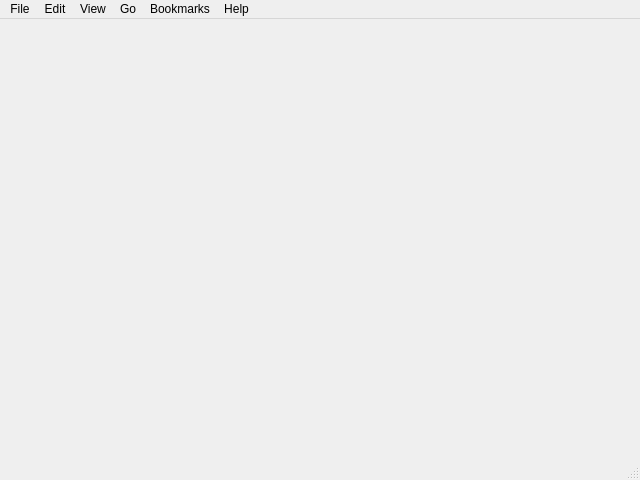
<?xml version="1.0" encoding="UTF-8"?>
<ui version="4.0">
 <class>NautilusQMainWindow</class>
 <widget class="QMainWindow" name="NautilusQMainWindow">
  <property name="geometry">
   <rect>
    <x>0</x>
    <y>0</y>
    <width>640</width>
    <height>480</height>
   </rect>
  </property>
  <property name="windowTitle">
   <string>MainWindow</string>
  </property>
  <widget class="QWidget" name="centralwidget"/>
  <widget class="QMenuBar" name="menubar">
   <property name="geometry">
    <rect>
     <x>0</x>
     <y>0</y>
     <width>640</width>
     <height>19</height>
    </rect>
   </property>
   <widget class="QMenu" name="menuNew_Tab">
    <property name="title">
     <string>File</string>
    </property>
    <addaction name="actionNew_Tab"/>
    <addaction name="actionNew_Window"/>
    <addaction name="actionCreate_New_Folder"/>
    <addaction name="actionCreate_New_Document"/>
    <addaction name="separator"/>
    <addaction name="actionConnect_to_Server"/>
    <addaction name="separator"/>
    <addaction name="actionProperties"/>
    <addaction name="separator"/>
    <addaction name="actionClose_All_Windows"/>
    <addaction name="actionClose"/>
   </widget>
   <widget class="QMenu" name="menuEdit">
    <property name="title">
     <string>Edit</string>
    </property>
    <addaction name="actionUndo"/>
    <addaction name="actionRedo"/>
    <addaction name="separator"/>
    <addaction name="actionCut"/>
    <addaction name="actionCopy"/>
    <addaction name="actionPaste"/>
    <addaction name="separator"/>
    <addaction name="actionSelect_All"/>
    <addaction name="actionSelect_Items_Matching"/>
    <addaction name="actionInvert_Selection"/>
    <addaction name="separator"/>
    <addaction name="actionDuplicate"/>
    <addaction name="actionMake_Links"/>
    <addaction name="actionRename"/>
    <addaction name="actionCopy_to"/>
    <addaction name="separator"/>
    <addaction name="actionMove_to_Trash"/>
    <addaction name="separator"/>
    <addaction name="actionPreferences"/>
   </widget>
   <widget class="QMenu" name="menuView">
    <property name="title">
     <string>View</string>
    </property>
    <addaction name="actionStop"/>
    <addaction name="actionReload"/>
    <addaction name="separator"/>
    <addaction name="actionSidebar"/>
    <addaction name="actionMain_Toolbar"/>
    <addaction name="actionStatusbar"/>
    <addaction name="actionExtra_Pane"/>
    <addaction name="separator"/>
    <addaction name="actionReset_View_to_Defaults"/>
    <addaction name="actionShow_Hidden_Files"/>
    <addaction name="separator"/>
    <addaction name="actionArrange_Items"/>
    <addaction name="actionOrganize_by_Name"/>
    <addaction name="separator"/>
    <addaction name="actionZoom_In"/>
    <addaction name="actionZoom_Out"/>
    <addaction name="actionNormal_Size"/>
    <addaction name="separator"/>
    <addaction name="actionIcons"/>
    <addaction name="actionList"/>
    <addaction name="actionCompact"/>
   </widget>
   <widget class="QMenu" name="menuGo">
    <property name="title">
     <string>Go</string>
    </property>
    <addaction name="actionOpen_Parent"/>
    <addaction name="actionBack"/>
    <addaction name="actionForward"/>
    <addaction name="actionSame_Location_as_Other_Pane"/>
    <addaction name="separator"/>
    <addaction name="actionHome"/>
    <addaction name="actionComputer"/>
    <addaction name="actionTemplates"/>
    <addaction name="actionTrash"/>
    <addaction name="actionNetwork"/>
    <addaction name="actionLocation"/>
    <addaction name="actionSearch_for_Files"/>
   </widget>
   <widget class="QMenu" name="menuBookmarks">
    <property name="title">
     <string>Bookmarks</string>
    </property>
    <addaction name="actionAdd_Bookmark"/>
    <addaction name="actionEdit_Bookmarks"/>
    <addaction name="separator"/>
   </widget>
   <widget class="QMenu" name="menuHelp">
    <property name="title">
     <string>Help</string>
    </property>
    <addaction name="actionAll_Topics"/>
    <addaction name="actionSearch_for_Files_2"/>
    <addaction name="actionSort_files_and_folders"/>
    <addaction name="actionFind_a_lost_file"/>
    <addaction name="actionShare_and_transfer_files"/>
    <addaction name="separator"/>
    <addaction name="actionAbout"/>
   </widget>
   <addaction name="menuNew_Tab"/>
   <addaction name="menuEdit"/>
   <addaction name="menuView"/>
   <addaction name="menuGo"/>
   <addaction name="menuBookmarks"/>
   <addaction name="menuHelp"/>
  </widget>
  <widget class="QStatusBar" name="statusbar"/>
  <action name="actionNew_Tab">
   <property name="text">
    <string>New Tab</string>
   </property>
  </action>
  <action name="actionNew_Window">
   <property name="text">
    <string>New Window</string>
   </property>
  </action>
  <action name="actionCreate_New_Folder">
   <property name="text">
    <string>Create New Folder</string>
   </property>
  </action>
  <action name="actionCreate_New_Document">
   <property name="text">
    <string>Create New Document</string>
   </property>
  </action>
  <action name="actionConnect_to_Server">
   <property name="text">
    <string>Connect to Server...</string>
   </property>
  </action>
  <action name="actionProperties">
   <property name="text">
    <string>Properties</string>
   </property>
  </action>
  <action name="actionClose_All_Windows">
   <property name="text">
    <string>Close All Windows</string>
   </property>
  </action>
  <action name="actionClose">
   <property name="text">
    <string>Close</string>
   </property>
  </action>
  <action name="actionUndo">
   <property name="text">
    <string>Undo</string>
   </property>
  </action>
  <action name="actionRedo">
   <property name="text">
    <string>Redo</string>
   </property>
  </action>
  <action name="actionCut">
   <property name="text">
    <string>Cut</string>
   </property>
  </action>
  <action name="actionCopy">
   <property name="text">
    <string>Copy</string>
   </property>
  </action>
  <action name="actionPaste">
   <property name="text">
    <string>Paste</string>
   </property>
  </action>
  <action name="actionSelect_All">
   <property name="text">
    <string>Select All</string>
   </property>
  </action>
  <action name="actionSelect_Items_Matching">
   <property name="text">
    <string>Select Items Matching...</string>
   </property>
  </action>
  <action name="actionInvert_Selection">
   <property name="text">
    <string>Invert Selection</string>
   </property>
  </action>
  <action name="actionDuplicate">
   <property name="text">
    <string>Duplicate</string>
   </property>
  </action>
  <action name="actionMake_Links">
   <property name="text">
    <string>Make Links</string>
   </property>
  </action>
  <action name="actionRename">
   <property name="text">
    <string>Rename...</string>
   </property>
  </action>
  <action name="actionCopy_to">
   <property name="text">
    <string>Copy to</string>
   </property>
  </action>
  <action name="actionMove_to_Trash">
   <property name="text">
    <string>Move to Trash</string>
   </property>
  </action>
  <action name="actionPreferences">
   <property name="text">
    <string>Preferences</string>
   </property>
  </action>
  <action name="actionStop">
   <property name="text">
    <string>Stop</string>
   </property>
  </action>
  <action name="actionReload">
   <property name="text">
    <string>Reload</string>
   </property>
  </action>
  <action name="actionSidebar">
   <property name="checkable">
    <bool>true</bool>
   </property>
   <property name="text">
    <string>Sidebar</string>
   </property>
  </action>
  <action name="actionMain_Toolbar">
   <property name="checkable">
    <bool>true</bool>
   </property>
   <property name="text">
    <string>Main Toolbar</string>
   </property>
  </action>
  <action name="actionStatusbar">
   <property name="checkable">
    <bool>true</bool>
   </property>
   <property name="text">
    <string>Statusbar</string>
   </property>
  </action>
  <action name="actionExtra_Pane">
   <property name="text">
    <string>Extra Pane</string>
   </property>
  </action>
  <action name="actionReset_View_to_Defaults">
   <property name="text">
    <string>Reset View to Defaults</string>
   </property>
  </action>
  <action name="actionShow_Hidden_Files">
   <property name="text">
    <string>Show Hidden Files</string>
   </property>
  </action>
  <action name="actionArrange_Items">
   <property name="text">
    <string>Arrange Items</string>
   </property>
  </action>
  <action name="actionOrganize_by_Name">
   <property name="text">
    <string>Organize by Name</string>
   </property>
  </action>
  <action name="actionZoom_In">
   <property name="text">
    <string>Zoom In</string>
   </property>
  </action>
  <action name="actionZoom_Out">
   <property name="text">
    <string>Zoom Out</string>
   </property>
  </action>
  <action name="actionNormal_Size">
   <property name="text">
    <string>Normal Size</string>
   </property>
  </action>
  <action name="actionIcons">
   <property name="text">
    <string>Icons</string>
   </property>
  </action>
  <action name="actionList">
   <property name="text">
    <string>List</string>
   </property>
  </action>
  <action name="actionCompact">
   <property name="text">
    <string>Compact</string>
   </property>
  </action>
  <action name="actionOpen_Parent">
   <property name="text">
    <string>Open Parent</string>
   </property>
  </action>
  <action name="actionBack">
   <property name="text">
    <string>Back</string>
   </property>
  </action>
  <action name="actionForward">
   <property name="text">
    <string>Forward</string>
   </property>
  </action>
  <action name="actionSame_Location_as_Other_Pane">
   <property name="text">
    <string>Same Location as Other Pane</string>
   </property>
  </action>
  <action name="actionHome">
   <property name="text">
    <string>Home</string>
   </property>
  </action>
  <action name="actionComputer">
   <property name="text">
    <string>Computer</string>
   </property>
  </action>
  <action name="actionTemplates">
   <property name="text">
    <string>Templates</string>
   </property>
  </action>
  <action name="actionTrash">
   <property name="text">
    <string>Trash</string>
   </property>
  </action>
  <action name="actionNetwork">
   <property name="text">
    <string>Network</string>
   </property>
  </action>
  <action name="actionLocation">
   <property name="text">
    <string>Location...</string>
   </property>
  </action>
  <action name="actionSearch_for_Files">
   <property name="text">
    <string>Search for Files...</string>
   </property>
  </action>
  <action name="actionAdd_Bookmark">
   <property name="text">
    <string>Add Bookmark</string>
   </property>
  </action>
  <action name="actionEdit_Bookmarks">
   <property name="text">
    <string>Edit Bookmarks...</string>
   </property>
  </action>
  <action name="actionAll_Topics">
   <property name="text">
    <string>All Topics</string>
   </property>
  </action>
  <action name="actionSearch_for_Files_2">
   <property name="text">
    <string>Search for Files</string>
   </property>
  </action>
  <action name="actionSort_files_and_folders">
   <property name="text">
    <string>Sort files and folders</string>
   </property>
  </action>
  <action name="actionFind_a_lost_file">
   <property name="text">
    <string>Find a lost file</string>
   </property>
  </action>
  <action name="actionShare_and_transfer_files">
   <property name="text">
    <string>Share and transfer files</string>
   </property>
  </action>
  <action name="actionAbout">
   <property name="text">
    <string>About</string>
   </property>
  </action>
 </widget>
 <resources/>
 <connections/>
</ui>
